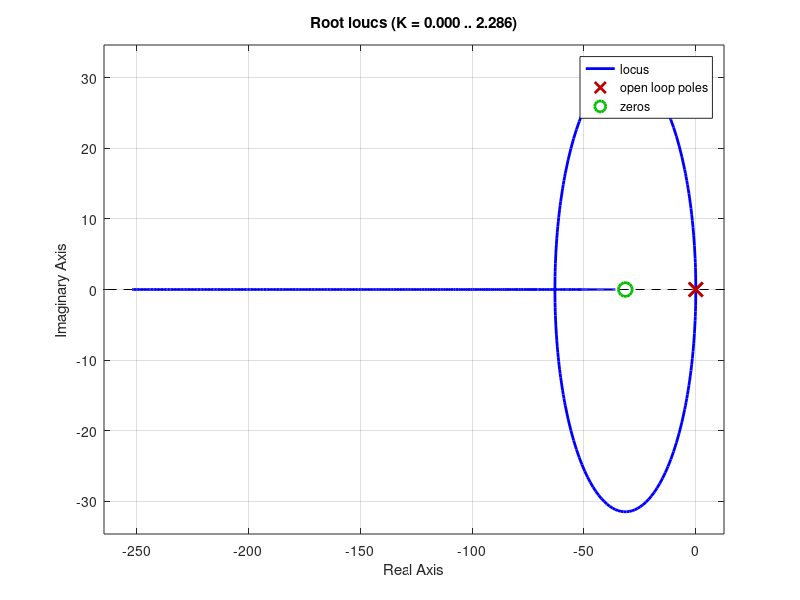

Recreate this plot in MATLAB.
%% ELEC 481 - Sliding Rod Inverted Pendulum
clc;clear;close all;
s=tf('s');
%% List of fixed physical parameters
l_o = 0.330;        %Length of pendulum rod from pivot to the sliding rod T section
m_1o = 0.103;       %Mass of the sliding rod with belt, belt clamps, and rubber end guards
m_w1 = 0.110;       %This is set to zero since "donut" weights aren't used
m_w2 = 1.000;       %Mass of brass balance weight
m_2o = 0.785 ;      %Mass of the complete moving assembly minus m1 and m_w2
l_co = 0.0711;      %Position of cg of the complete pendulum with the sliding rod and balance weight removed
J_star_o = 0.0246;  %Inertia evaluated when m_w2 = 0;
l_w2 = 0.1084;      %Signed distance from pivot to c.g of balance mass
g = 9.807;
k_f = 0.0013;       %Combined DAC-amplifier-motor-pulley gain
k_x = 50200;        %Sliding rod encoder
k_a = 2546;         %Pendulum angle encoder
k_s = 32;           %DSP controller firmware scale factor
%% List of derived physical parameters 
m_1 = m_1o+m_w1;    %Mass of complete sliding rod including all attached elements
m_2 = m_2o+m_w2;    %Mass of the complete assembly minus m1
l_c = (m_w2*l_w2+m_2o*l_co)/(m_2);
J_oe = J_star_o + m_1*l_o^2 + m_w2*l_w2^2;
J_star = J_oe-m_1*l_o^2;

%% PD Control of the Sliding Rod
m_2_star = J_star/(l_o^2);
m_star = (m_1*m_2_star)/(m_1+m_2_star);
k_hw = k_x*k_s*k_f;
zeta = 1;
wn = 63;
kd = 2*zeta*wn*m_star/k_hw;
kp = m_star*wn^2/k_hw;
C = kp+kd*s;
num_g = k_hw;
den_g = [m_star 0 0];
G = tf(num_g,den_g);

figure;
rlocus(C*G);

disp(kp);
disp(kd);
%Validate the previous results and document in on Overleaf
